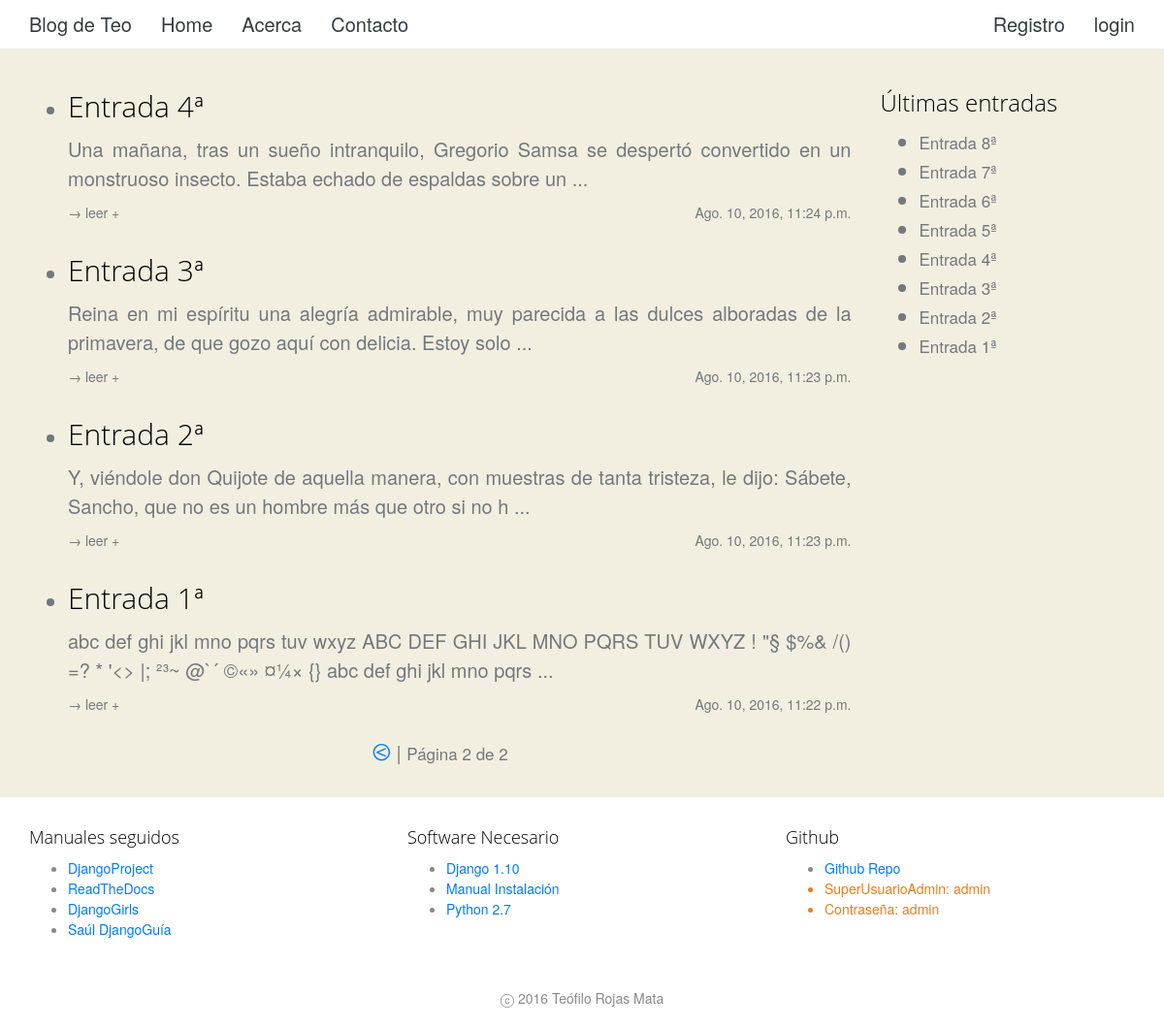
Screenshot of /?page=2 with the database file from the repository.
### appBlogTeo/models.py (models this page shows, shortened)
class Entrada(models.Model):
	titulo = models.CharField(max_length = 100)
	cuerpo = models.TextField()
	fecha = models.DateTimeField(default=datetime.now, blank=True)
	etiquetas = models.ManyToManyField('Etiqueta', blank=True)
	class Meta:
		ordering = ['-fecha']

### appBlogTeo/views.py (the view)
# urls.py: url(r'^$', views.ListadoHome.as_view(), name='home'),
class ListadoHome(generic.ListView):
    context_object_name = 'listadoEntradas'
    model = Entrada
    template_name = 'home.html'
    paginate_by = 4
    def get_context_data(self, **kwargs):
        context = super(ListadoHome, self).get_context_data(**kwargs)
        context['listadoTitulos'] = ListadoTitulos()
        return context

### appBlogTeo/views.py (called while the page is built)
def ListadoTitulos():
    listadoTitulos = Entrada.objects.all()[:10]
    return listadoTitulos

### appBlogTeo/templates/home.html (shortened to what this page needs)
{% extends "base.html" %}
{%block content%}
	{% if listadoEntradas %}
		<ul>
			{% for entrada in listadoEntradas %}
				<li><h2><a href="{% url 'appBlogTeo:VistaEntradaCompleta' entrada.id %}">
				   {{ entrada.titulo }}</a></h1></li>
				<p>{{entrada.cuerpo|slice:":140"}} ... </p>
				<p>
					<small><a href="{% url 'appBlogTeo:VistaEntradaCompleta' entrada.id %}" class="leerMas">
				   → leer +</a></small>
	   				<small class="fecha">{{entrada.fecha}}</small>
				</p>
				<br>
			{% endfor %}
		</ul>
	{% else %}
		<h1>Sin entradas</h1>
		<p>La base de datos por el momento no tiene entradas. Por favor, introduzca al menos una para poder contemplarla</p>
	{% endif %}
{% endblock %}
{% block paginator %}
	<center><p>
	{% if page_obj.has_previous %}
		<a href="?page={{ page_obj.previous_page_number }}" class="iconPageMasMenos">⧀</a> |
	{% endif %}
	<small>Página {{ page_obj.number }} de {{ page_obj.paginator.num_pages }}</small>
	</p></center>
{% endblock %}

### appBlogTeo/templates/_menuLateral.html
{% block lateral %}
          <div>
            <h3>Últimas entradas</h4>
            {% if listadoTitulos %}
              <ul>
                {% for x in listadoTitulos %}
                  <li><small><a href="{% url 'appBlogTeo:VistaEntradaCompleta' x.id %}">
                     {{ x.titulo }}</a></small></li>
                {% endfor %}
              </ul>
            {% else %}
              <h4>Sin entradas</h4>
              <p>La base de datos por el momento no tiene entradas. Por favor, introduzca al menos una para poder contemplarla</p>
            {% endif %}
          </div>
{% endblock lateral%}

### static/css/main.css (style rules this page uses)
body { font-family: "Helvetica Neue", "Open Sans", 'Roboto', sans-serif; background-color: #f3efe0; color: #72787E; line-height: 1.5; font-size: 20px; font-weight: 300; -webkit-font-smoothing: antialiased; text-align: justify; margin: 70px 0 0 0; }
h1, h2, h3, h4, h5, h6 { clear: both; font-weight: 300; font-family: "Myriad Pro" ,"Open Sans", Bitter, Georgia, serif; line-height: 1.3; color: black; text-decoration: none; }
a { color: inherit; text-decoration: none; }
.iconPageMasMenos { font-size:larger; color: #007aff; }
.fecha { font-size: 14px; float: right; }
.leerMas { font-size: 14px; float: left; text-decoration: none; }

### rows the page displays
Entrada: titulo "Entrada 4ª", cuerpo "Una mañana, tras un sueño intranquilo, Gregorio Samsa se despertó convertido en un monstruoso insecto. Estaba echado de espaldas sobre un", fecha "Ago. 10, 2016, 11:24 p.m."
Entrada: titulo "Entrada 3ª", cuerpo "Reina en mi espíritu una alegría admirable, muy parecida a las dulces alboradas de la primavera, de que gozo aquí con delicia. Estoy solo", fecha "Ago. 10, 2016, 11:23 p.m."
Entrada: titulo "Entrada 2ª", cuerpo "Y, viéndole don Quijote de aquella manera, con muestras de tanta tristeza, le dijo: Sábete, Sancho, que no es un hombre más que otro si no h", fecha "Ago. 10, 2016, 11:23 p.m."
Entrada: titulo "Entrada 1ª", cuerpo "abc def ghi jkl mno pqrs tuv wxyz ABC DEF GHI JKL MNO PQRS TUV WXYZ ! \"§ $%& /() =? * '<> |; ²³~ @`´ ©«» ¤¼× {} abc def ghi jkl mno pqrs", fecha "Ago. 10, 2016, 11:22 p.m."
Entrada: titulo "Entrada 8ª"
Entrada: titulo "Entrada 7ª"
Entrada: titulo "Entrada 6ª"
Entrada: titulo "Entrada 5ª"

### other values shown
{{ page_obj.number }} "2"
{{ page_obj.paginator.num_pages }} "2"
